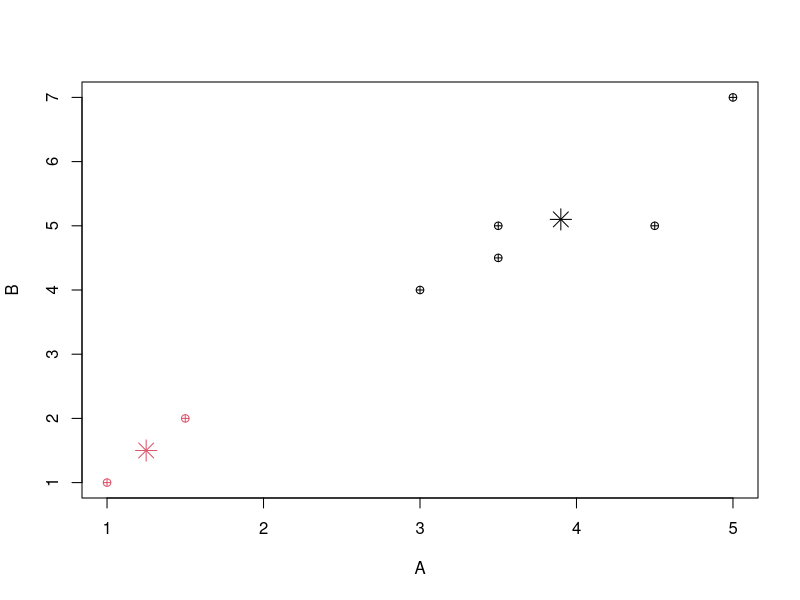

Write the R code that produced this figure.
#Clustering - Simple dataset - Marks in 2 subjects


A=c(1,1.5,3,5,3.5,4.5,3.5)
B=c(1,2,4,7,5,5,4.5)
marks=data.frame(A,B)
marks
?kmeans
(c1 = kmeans(marks, 2))  #??

cbind(marks, c1$cluster)
plot(marks, pch=10,col = c1$cluster)
c1$centers
points(c1$centers, col = 1:2, pch = 8, cex = 2)

c1$iter #?

#C1- 1, 2 : (1.3, 1.5)
#C2- 3, 4, 5, 6, 7  : (3.9, 5.1)
#
#Specify Coordinates for Centers
mcenters = marks[c(1,5),]
mcenters
(c2a <- kmeans(marks, centers=mcenters))
c2a
cbind(marks, c2a$cluster)
matrix(c(1,1,5,7), ncol=2)
?matrix
(c2b <- kmeans(marks, centers=matrix(c(1,1,5,7), ncol=2)))

c2a
cbind(marks,c2a$cluster)
c2a$centers
aggregate(marks,by=list(c2a$cluster),FUN=mean)
c2a
c2a$iter

library(dplyr)
marks %>% group_by(c2a$cluster) %>% summarise_all(funs(sum, mean, median, n()))


# Distances
x1=marks[1,]; x2=marks[2,]
x1;x2
sqrt(sum((x1-x2)^2))
sqrt(1.25)
dist(rbind(x1,x2))
euc.dist <- function(x1, x2) sqrt(sum((x1 - x2) ^ 2))
for (i in 1:7)
  print(paste(i, round(euc.dist(marks[i,], marks[1,]),2),sep='-'))

ref1 = marks[1,]; ref1
ref2 = marks[4,]; ref2

(d1= apply(marks,1,function(x)sqrt(sum((x-ref1)^2))))
(d2= apply(marks,1,function(x)sqrt(sum((x-ref2)^2))))
df=cbind(marks, d1,d2)
df
